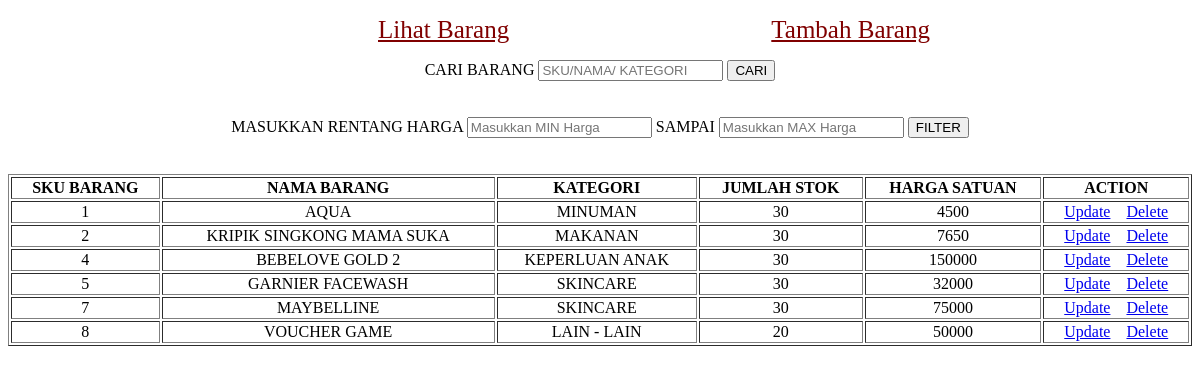
Page /barokah_minimarket/filter.php on the committed database.
### tables this page shows
CREATE TABLE `barang` (
  `sku` varchar(5) NOT NULL,
  `nama` varchar(40) NOT NULL,
  `kategori` varchar(40) NOT NULL,
  `stok` varchar(40) NOT NULL,
  `harga` int(40) NOT NULL
);

### barokah_minimarket/conn.php (called while the page is built, shortened)
<?php
   function connection() {
   $dbServer = 'localhost';
   $dbUser = 'root';
   $dbPass = '';
   $dbName = "barokah";
   $conn = mysqli_connect($dbServer, $dbUser, $dbPass);
   mysqli_select_db($conn,$dbName);
   return $conn;
}
 ?>

### barokah_minimarket/filter.php (the view, shortened to what this page needs)
<?php
		include ('conn.php');
        if (isset($_POST['filter'])) {
          $max = $_POST['max'];
          $min = $_POST['min'];
          $query = "SELECT * FROM barang WHERE harga BETWEEN '$min' AND '$max' ";
          $result =mysqli_query(connection(),$query);
        }
        else {
          $result = mysqli_query(connection(),"SELECT * FROM barang");
        }
?>
<!DOCTYPE html>
<html>
<head>
</head>
<body>
	<div class="menu">
 		<ul>
 		<li style="margin-left: 330px"><a href="<?php echo "index.php"; ?>">Lihat Barang</a></li>
 		<li><a href="<?php echo "tambah.php"; ?>">Tambah Barang</a></li>
 		</ul>
 	</div>
 	<div class="cari">
    <form action="index.php" method="GET">
      <label>CARI BARANG</label>
      <input type="text" name="cari" placeholder="SKU/NAMA/ KATEGORI">
      <input type="submit" value="CARI">
    </form>
  </div>
  <br><br>
	<div class="filter">
    <form action="filter.php" method="POST">
    <label>MASUKKAN RENTANG HARGA</label>
    <input type="text" name="min" placeholder="Masukkan MIN Harga" required="required">
    <label>SAMPAI</label>
    <input type="text" name="max" placeholder="Masukkan MAX Harga" required="required">
    <input type="submit" name="filter" value="FILTER">
    </form>
  </div>
  <br><br>
  <div class="tabel">
		<table border="1" width="100%">
		<tr>
            <th>SKU BARANG</th>
            <th>NAMA BARANG</th>
            <th>KATEGORI</th>
            <th>JUMLAH STOK</th>
            <th>HARGA SATUAN</th>
            <th>ACTION</th>
        </tr>
       <?php while($data = mysqli_fetch_array($result)): ?>
                  <tr>
                    <td><?php echo $data['sku'];  ?></td>
                    <td><?php echo $data['nama'];  ?></td>
                    <td><?php echo $data['kategori'];  ?></td>
                    <td><?php echo $data['stok'];  ?></td>
                    <td><?php echo $data['harga'];  ?></td>
                    <td>
                      <a href="<?php echo "update.php?sku=".$data['sku']; ?>"> Update</a>
                      <a href="<?php echo "delete.php?sku=".$data['sku']; ?>"> Delete</a>
                    </td>
                  </tr>
         <?php endwhile ?>
		</table>
	</div>
</body>
</html>

### barokah_minimarket/filter.php (style rules this page uses)
.menu ul { display: flex; }
.menu ul li { flex-grow: 1; list-style: none; font-size: 25px; }
.menu ul li a { color: #800000; }
.tabel tr td { text-align: center; }
.filter { text-align: center; }
.cari { text-align: center; }

### rows in the picture
barang: sku "1", nama "AQUA", kategori "MINUMAN", stok "30", harga "4500"
barang: sku "2", nama "KRIPIK SINGKONG MAMA SUKA", kategori "MAKANAN", stok "30", harga "7650"
barang: sku "4", nama "BEBELOVE GOLD 2", kategori "KEPERLUAN ANAK", stok "30", harga "150000"
barang: sku "5", nama "GARNIER FACEWASH", kategori "SKINCARE", stok "30", harga "32000"
barang: sku "7", nama "MAYBELLINE", kategori "SKINCARE", stok "30", harga "75000"
barang: sku "8", nama "VOUCHER GAME", kategori "LAIN - LAIN", stok "20", harga "50000"
